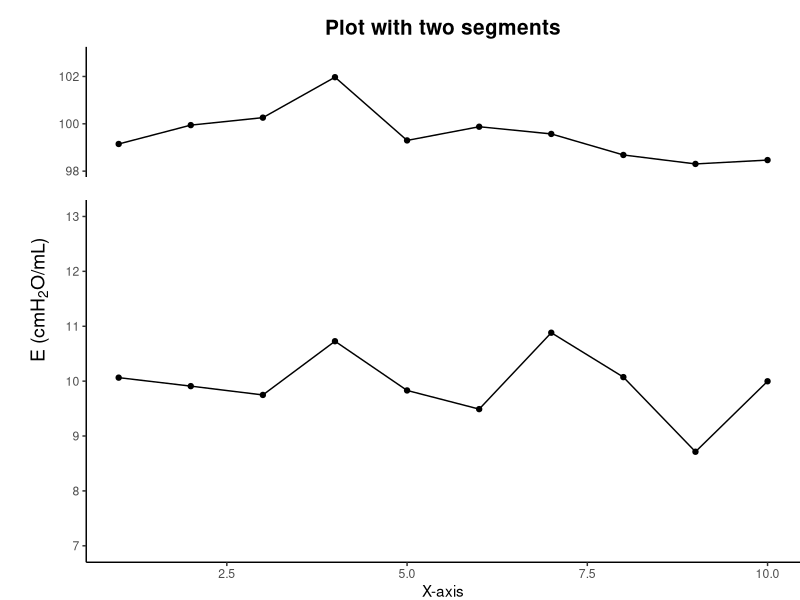

Write R code to recreate this figure.
## ---- chunk 1
library(ggplot2)
library(cowplot)
## ---- chunk 2
df <- data.frame(
  x = 1:20,
  # y has two ranges of data, one with the mean of 10, the other one with the mean of 100
  y = c(rnorm(10, mean = 10), rnorm(10, mean = 100))
)
## ---- chunk 3
p1 <- ggplot(df[1:10, ], aes(x = x, y = y)) +
  geom_point() +
  geom_line() +
  labs(x = "X-axis", y = "") +
  theme_classic() +
  theme(
    plot.margin = margin(t = 0, l = 1, unit = "cm") # t: top; l: left  
  ) +
  scale_y_continuous(breaks = seq(7, 13, by = 1), limits = c(7, 13)) # tailered based on real data

p2 <- ggplot(df[11:20, ], aes(x = x, y = y)) +
  geom_point() +
  geom_line() +
  labs(title = "Plot with two segments", x = "", y = "") +
  theme_classic() +
  theme(
    plot.title = element_text(hjust = 0.5, size = 15, face = "bold"), # hjust = 0.5 means center   
    plot.margin = margin(b = 0, l = 1, t = 0.5, unit = "cm"), # b: bottom; l: left; t: top
    panel.border = element_blank(),
    axis.text.x = element_blank(),
    axis.line.x = element_blank(),
    axis.ticks.x = element_blank()
  ) +
  scale_y_continuous(breaks = seq(98, 103, by = 2), limits = c(98, 103)) # tailered based on real data
## ---- chunk 4
combined_plot <- plot_grid(p2, p1, ncol = 1, align = "v", rel_heights = c(1, 2), vjust = 0) # align = "v" means vertically; rel_heights: relative height; vjust: vertical alignment

final_plot <- ggdraw(combined_plot) +
  draw_label(expression(paste("E (cm", H[2], "O/mL)")), x = 0.05, y = 0.5, angle = 90, vjust = 0.5) # vjust = 0.5 means center

final_plot
